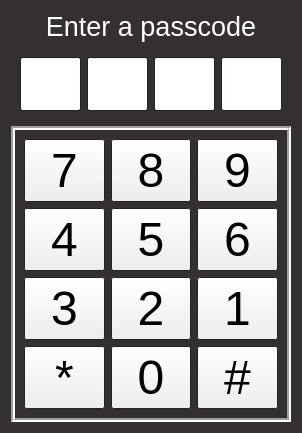
<?xml version="1.0" encoding="UTF-8"?>
<ui version="4.0">
 <class>Keypad</class>
 <widget class="QWidget" name="Keypad">
  <property name="geometry">
   <rect>
    <x>0</x>
    <y>0</y>
    <width>302</width>
    <height>406</height>
   </rect>
  </property>
  <property name="palette">
   <palette>
    <active>
     <colorrole role="Base">
      <brush brushstyle="SolidPattern">
       <color alpha="255">
        <red>255</red>
        <green>255</green>
        <blue>255</blue>
       </color>
      </brush>
     </colorrole>
     <colorrole role="Window">
      <brush brushstyle="SolidPattern">
       <color alpha="255">
        <red>52</red>
        <green>48</green>
        <blue>47</blue>
       </color>
      </brush>
     </colorrole>
    </active>
    <inactive>
     <colorrole role="Base">
      <brush brushstyle="SolidPattern">
       <color alpha="255">
        <red>255</red>
        <green>255</green>
        <blue>255</blue>
       </color>
      </brush>
     </colorrole>
     <colorrole role="Window">
      <brush brushstyle="SolidPattern">
       <color alpha="255">
        <red>52</red>
        <green>48</green>
        <blue>47</blue>
       </color>
      </brush>
     </colorrole>
    </inactive>
    <disabled>
     <colorrole role="Base">
      <brush brushstyle="SolidPattern">
       <color alpha="255">
        <red>52</red>
        <green>48</green>
        <blue>47</blue>
       </color>
      </brush>
     </colorrole>
     <colorrole role="Window">
      <brush brushstyle="SolidPattern">
       <color alpha="255">
        <red>52</red>
        <green>48</green>
        <blue>47</blue>
       </color>
      </brush>
     </colorrole>
    </disabled>
   </palette>
  </property>
  <property name="windowTitle">
   <string>7.1 - Keypad GUI</string>
  </property>
  <layout class="QVBoxLayout" name="verticalLayout" stretch="0,0,0">
   <item>
    <widget class="QLabel" name="label">
     <property name="palette">
      <palette>
       <active>
        <colorrole role="WindowText">
         <brush brushstyle="SolidPattern">
          <color alpha="255">
           <red>255</red>
           <green>255</green>
           <blue>255</blue>
          </color>
         </brush>
        </colorrole>
       </active>
       <inactive>
        <colorrole role="WindowText">
         <brush brushstyle="SolidPattern">
          <color alpha="255">
           <red>255</red>
           <green>255</green>
           <blue>255</blue>
          </color>
         </brush>
        </colorrole>
       </inactive>
       <disabled>
        <colorrole role="WindowText">
         <brush brushstyle="SolidPattern">
          <color alpha="255">
           <red>127</red>
           <green>127</green>
           <blue>127</blue>
          </color>
         </brush>
        </colorrole>
       </disabled>
      </palette>
     </property>
     <property name="font">
      <font>
       <pointsize>20</pointsize>
      </font>
     </property>
     <property name="text">
      <string>Enter a passcode</string>
     </property>
     <property name="alignment">
      <set>Qt::AlignCenter</set>
     </property>
    </widget>
   </item>
   <item>
    <widget class="QFrame" name="frame">
     <property name="sizePolicy">
      <sizepolicy hsizetype="Preferred" vsizetype="Preferred">
       <horstretch>0</horstretch>
       <verstretch>1</verstretch>
      </sizepolicy>
     </property>
     <property name="frameShape">
      <enum>QFrame::NoFrame</enum>
     </property>
     <property name="frameShadow">
      <enum>QFrame::Plain</enum>
     </property>
     <property name="lineWidth">
      <number>0</number>
     </property>
     <layout class="QHBoxLayout" name="horizontalLayout">
      <item>
       <widget class="QLineEdit" name="line_edit1">
        <property name="sizePolicy">
         <sizepolicy hsizetype="Expanding" vsizetype="Expanding">
          <horstretch>0</horstretch>
          <verstretch>0</verstretch>
         </sizepolicy>
        </property>
        <property name="font">
         <font>
          <pointsize>30</pointsize>
         </font>
        </property>
        <property name="alignment">
         <set>Qt::AlignCenter</set>
        </property>
       </widget>
      </item>
      <item>
       <widget class="QLineEdit" name="line_edit2">
        <property name="sizePolicy">
         <sizepolicy hsizetype="Expanding" vsizetype="Expanding">
          <horstretch>0</horstretch>
          <verstretch>0</verstretch>
         </sizepolicy>
        </property>
        <property name="font">
         <font>
          <pointsize>30</pointsize>
         </font>
        </property>
        <property name="alignment">
         <set>Qt::AlignCenter</set>
        </property>
       </widget>
      </item>
      <item>
       <widget class="QLineEdit" name="line_edit3">
        <property name="sizePolicy">
         <sizepolicy hsizetype="Expanding" vsizetype="Expanding">
          <horstretch>0</horstretch>
          <verstretch>0</verstretch>
         </sizepolicy>
        </property>
        <property name="font">
         <font>
          <pointsize>30</pointsize>
         </font>
        </property>
        <property name="alignment">
         <set>Qt::AlignCenter</set>
        </property>
       </widget>
      </item>
      <item>
       <widget class="QLineEdit" name="line_edit4">
        <property name="sizePolicy">
         <sizepolicy hsizetype="Expanding" vsizetype="Expanding">
          <horstretch>0</horstretch>
          <verstretch>0</verstretch>
         </sizepolicy>
        </property>
        <property name="font">
         <font>
          <pointsize>30</pointsize>
         </font>
        </property>
        <property name="alignment">
         <set>Qt::AlignCenter</set>
        </property>
       </widget>
      </item>
     </layout>
    </widget>
   </item>
   <item>
    <widget class="QFrame" name="frame_2">
     <property name="sizePolicy">
      <sizepolicy hsizetype="Preferred" vsizetype="Preferred">
       <horstretch>0</horstretch>
       <verstretch>2</verstretch>
      </sizepolicy>
     </property>
     <property name="frameShape">
      <enum>QFrame::Box</enum>
     </property>
     <property name="frameShadow">
      <enum>QFrame::Sunken</enum>
     </property>
     <property name="lineWidth">
      <number>2</number>
     </property>
     <layout class="QGridLayout" name="gridLayout">
      <item row="0" column="0">
       <widget class="QPushButton" name="button_7">
        <property name="sizePolicy">
         <sizepolicy hsizetype="Minimum" vsizetype="Expanding">
          <horstretch>0</horstretch>
          <verstretch>0</verstretch>
         </sizepolicy>
        </property>
        <property name="font">
         <font>
          <pointsize>36</pointsize>
         </font>
        </property>
        <property name="text">
         <string>7</string>
        </property>
       </widget>
      </item>
      <item row="0" column="1">
       <widget class="QPushButton" name="button_8">
        <property name="sizePolicy">
         <sizepolicy hsizetype="Minimum" vsizetype="MinimumExpanding">
          <horstretch>0</horstretch>
          <verstretch>0</verstretch>
         </sizepolicy>
        </property>
        <property name="font">
         <font>
          <pointsize>36</pointsize>
         </font>
        </property>
        <property name="text">
         <string>8</string>
        </property>
       </widget>
      </item>
      <item row="0" column="2">
       <widget class="QPushButton" name="button_9">
        <property name="sizePolicy">
         <sizepolicy hsizetype="Minimum" vsizetype="MinimumExpanding">
          <horstretch>0</horstretch>
          <verstretch>0</verstretch>
         </sizepolicy>
        </property>
        <property name="font">
         <font>
          <pointsize>36</pointsize>
         </font>
        </property>
        <property name="text">
         <string>9</string>
        </property>
       </widget>
      </item>
      <item row="1" column="0">
       <widget class="QPushButton" name="button_4">
        <property name="sizePolicy">
         <sizepolicy hsizetype="Minimum" vsizetype="MinimumExpanding">
          <horstretch>0</horstretch>
          <verstretch>0</verstretch>
         </sizepolicy>
        </property>
        <property name="font">
         <font>
          <pointsize>36</pointsize>
         </font>
        </property>
        <property name="text">
         <string>4</string>
        </property>
       </widget>
      </item>
      <item row="1" column="1">
       <widget class="QPushButton" name="button_5">
        <property name="sizePolicy">
         <sizepolicy hsizetype="Minimum" vsizetype="MinimumExpanding">
          <horstretch>0</horstretch>
          <verstretch>0</verstretch>
         </sizepolicy>
        </property>
        <property name="font">
         <font>
          <pointsize>36</pointsize>
         </font>
        </property>
        <property name="text">
         <string>5</string>
        </property>
       </widget>
      </item>
      <item row="1" column="2">
       <widget class="QPushButton" name="button_6">
        <property name="sizePolicy">
         <sizepolicy hsizetype="Minimum" vsizetype="MinimumExpanding">
          <horstretch>0</horstretch>
          <verstretch>0</verstretch>
         </sizepolicy>
        </property>
        <property name="font">
         <font>
          <pointsize>36</pointsize>
         </font>
        </property>
        <property name="text">
         <string>6</string>
        </property>
       </widget>
      </item>
      <item row="2" column="0">
       <widget class="QPushButton" name="button_3">
        <property name="sizePolicy">
         <sizepolicy hsizetype="Minimum" vsizetype="Expanding">
          <horstretch>0</horstretch>
          <verstretch>0</verstretch>
         </sizepolicy>
        </property>
        <property name="font">
         <font>
          <pointsize>36</pointsize>
         </font>
        </property>
        <property name="text">
         <string>3</string>
        </property>
       </widget>
      </item>
      <item row="2" column="1">
       <widget class="QPushButton" name="button_2">
        <property name="sizePolicy">
         <sizepolicy hsizetype="Minimum" vsizetype="Expanding">
          <horstretch>0</horstretch>
          <verstretch>0</verstretch>
         </sizepolicy>
        </property>
        <property name="font">
         <font>
          <pointsize>36</pointsize>
         </font>
        </property>
        <property name="text">
         <string>2</string>
        </property>
       </widget>
      </item>
      <item row="2" column="2">
       <widget class="QPushButton" name="button_1">
        <property name="sizePolicy">
         <sizepolicy hsizetype="Minimum" vsizetype="Expanding">
          <horstretch>0</horstretch>
          <verstretch>0</verstretch>
         </sizepolicy>
        </property>
        <property name="font">
         <font>
          <pointsize>36</pointsize>
         </font>
        </property>
        <property name="text">
         <string>1</string>
        </property>
       </widget>
      </item>
      <item row="3" column="0">
       <widget class="QPushButton" name="button_star">
        <property name="sizePolicy">
         <sizepolicy hsizetype="Minimum" vsizetype="Expanding">
          <horstretch>0</horstretch>
          <verstretch>0</verstretch>
         </sizepolicy>
        </property>
        <property name="font">
         <font>
          <pointsize>36</pointsize>
         </font>
        </property>
        <property name="text">
         <string>*</string>
        </property>
       </widget>
      </item>
      <item row="3" column="1">
       <widget class="QPushButton" name="button_0">
        <property name="sizePolicy">
         <sizepolicy hsizetype="Minimum" vsizetype="Expanding">
          <horstretch>0</horstretch>
          <verstretch>0</verstretch>
         </sizepolicy>
        </property>
        <property name="font">
         <font>
          <pointsize>36</pointsize>
         </font>
        </property>
        <property name="text">
         <string>0</string>
        </property>
       </widget>
      </item>
      <item row="3" column="2">
       <widget class="QPushButton" name="button_hash">
        <property name="sizePolicy">
         <sizepolicy hsizetype="Minimum" vsizetype="MinimumExpanding">
          <horstretch>0</horstretch>
          <verstretch>0</verstretch>
         </sizepolicy>
        </property>
        <property name="font">
         <font>
          <pointsize>36</pointsize>
         </font>
        </property>
        <property name="text">
         <string>#</string>
        </property>
       </widget>
      </item>
     </layout>
    </widget>
   </item>
  </layout>
 </widget>
 <resources/>
 <connections>
  <connection>
   <sender>button_star</sender>
   <signal>clicked()</signal>
   <receiver>line_edit1</receiver>
   <slot>clear()</slot>
   <hints>
    <hint type="sourcelabel">
     <x>74</x>
     <y>348</y>
    </hint>
    <hint type="destinationlabel">
     <x>54</x>
     <y>88</y>
    </hint>
   </hints>
  </connection>
  <connection>
   <sender>button_star</sender>
   <signal>clicked()</signal>
   <receiver>line_edit2</receiver>
   <slot>clear()</slot>
   <hints>
    <hint type="sourcelabel">
     <x>70</x>
     <y>346</y>
    </hint>
    <hint type="destinationlabel">
     <x>117</x>
     <y>95</y>
    </hint>
   </hints>
  </connection>
  <connection>
   <sender>button_star</sender>
   <signal>clicked()</signal>
   <receiver>line_edit3</receiver>
   <slot>clear()</slot>
   <hints>
    <hint type="sourcelabel">
     <x>86</x>
     <y>358</y>
    </hint>
    <hint type="destinationlabel">
     <x>184</x>
     <y>97</y>
    </hint>
   </hints>
  </connection>
  <connection>
   <sender>button_star</sender>
   <signal>clicked()</signal>
   <receiver>line_edit4</receiver>
   <slot>clear()</slot>
   <hints>
    <hint type="sourcelabel">
     <x>81</x>
     <y>374</y>
    </hint>
    <hint type="destinationlabel">
     <x>250</x>
     <y>95</y>
    </hint>
   </hints>
  </connection>
 </connections>
</ui>
